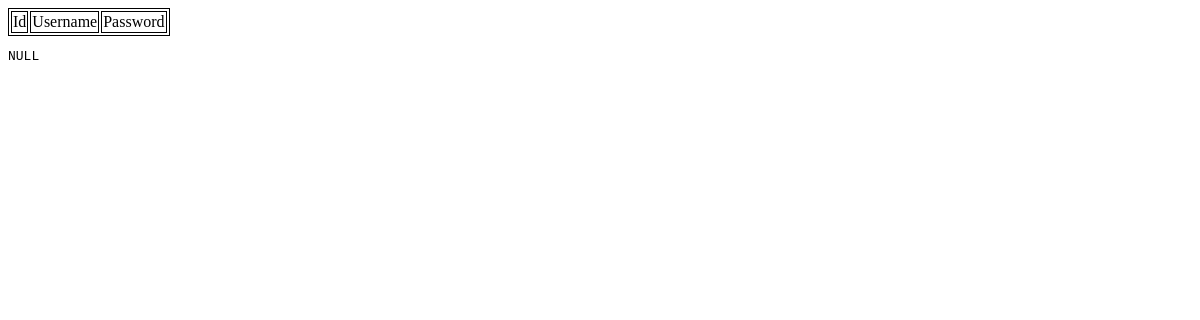
Before: /pdo_fetch.php with the older database file.
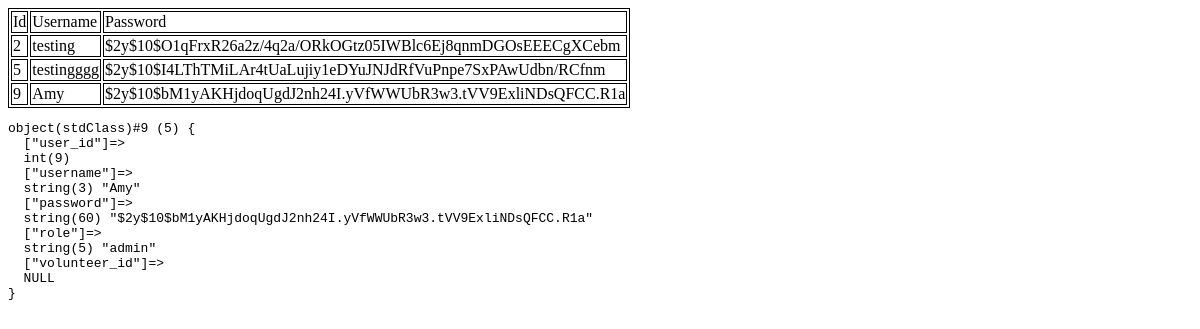
After: the same page with the newer database file.
### tables this page shows
CREATE TABLE `user` (
  `user_id` int(11) NOT NULL,
  `username` varchar(128) NOT NULL,
  `password` varchar(256) NOT NULL,
  `role` enum('admin','volunteer') NOT NULL DEFAULT 'admin',
  `volunteer_id` int(11) DEFAULT NULL
);

### pdo_fetch.php (the view, shortened to what this page needs)
<?php
require_once("db_connection.php");
$dsn = "mysql:host=$db_hostname;dbname=$db_name";
$dbh = new PDO($dsn, "$db_username", "$db_password");
$stmt = $dbh->prepare("SELECT * FROM user");
$stmt->execute();
?>
<!DOCTYPE html>
<html lang="en">
<head>
</head>
<body>
<table>
  <tr>
    <td><?= "Id"; ?></td>
    <td><?= "Username"; ?></td>
    <td><?= "Password"; ?></td>
  </tr>
  <?php while ($row = $stmt->fetchObject()): ?>
    <tr>
      <td><?= $row->user_id; ?></td>
      <td><?= $row->username; ?></td>
      <td><?= $row->password; ?></td>
      <?php $raw = $row; ?>
    </tr>
  <?php
  endwhile;
  ?>
</table>
<pre><?php var_dump($raw) ?></pre>
</body>
</html>

### pdo_fetch.php (style rules this page uses)
table, td { border: black 1px solid; }

Changed rows visible on the page:
added user: user_id "2", username "testing", password "$2y$10$O1qFrxR26a2z/4q2a/ORkOGtz05IWBlc6Ej8qnmDGOsEEECgXCebm"
added user: user_id "5", username "testingggg", password "$2y$10$I4LThTMiLAr4tUaLujiy1eDYuJNJdRfVuPnpe7SxPAwUdbn/RCfnm"
added user: user_id "9", username "Amy", password "$2y$10$bM1yAKHjdoqUgdJ2nh24I.yVfWWUbR3w3.tVV9ExliNDsQFCC.R1a"
Other visible differences:
text no longer shown: "NULL"
text now shown: "object(stdClass)#9 (5) { [\"user_id\"]=> int(9) [\"username\"]=> string(3) \"Amy\" [\"password\"]=> string(60) \"$2y$10$bM1yAKHjdoqUgdJ2nh24I.yVfWWUbR3w3.tVV9ExliNDsQFCC.R1a\" [\"role\"]=> string(5) \"admin\" [\"volunteer_id\"]=> NULL }"
